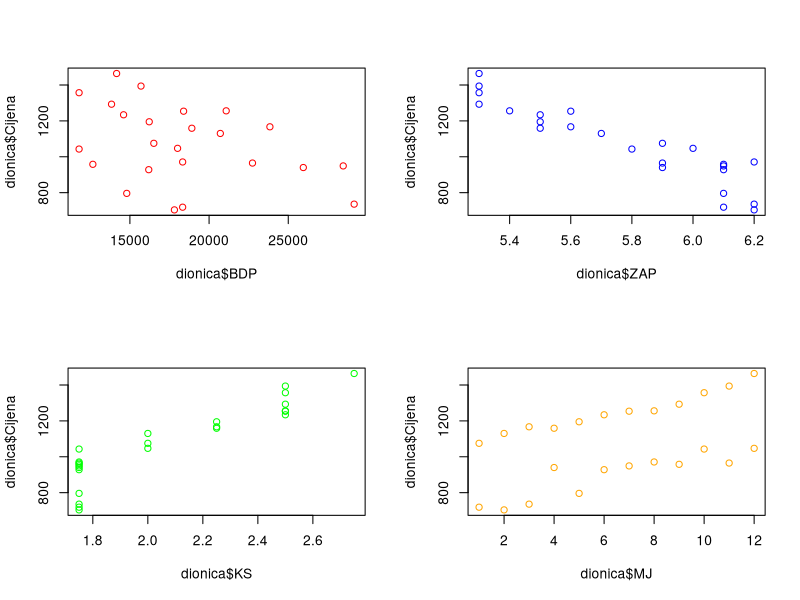
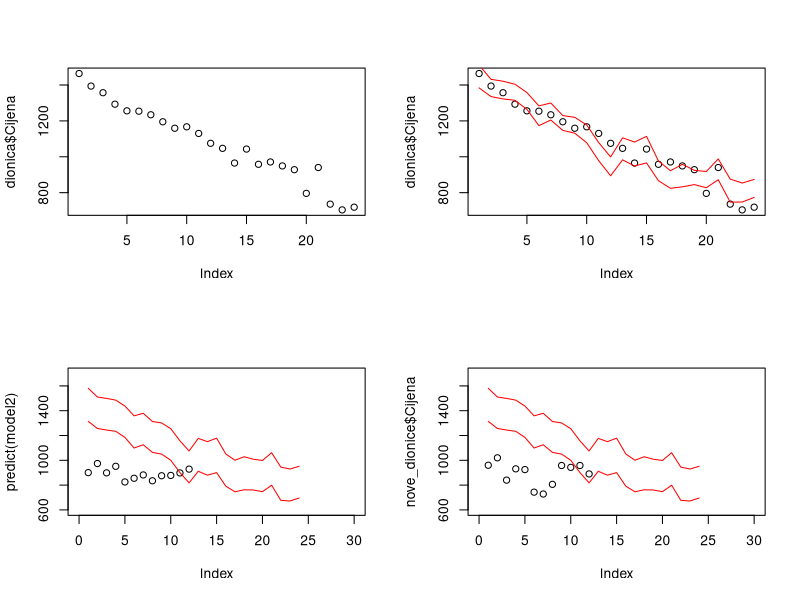
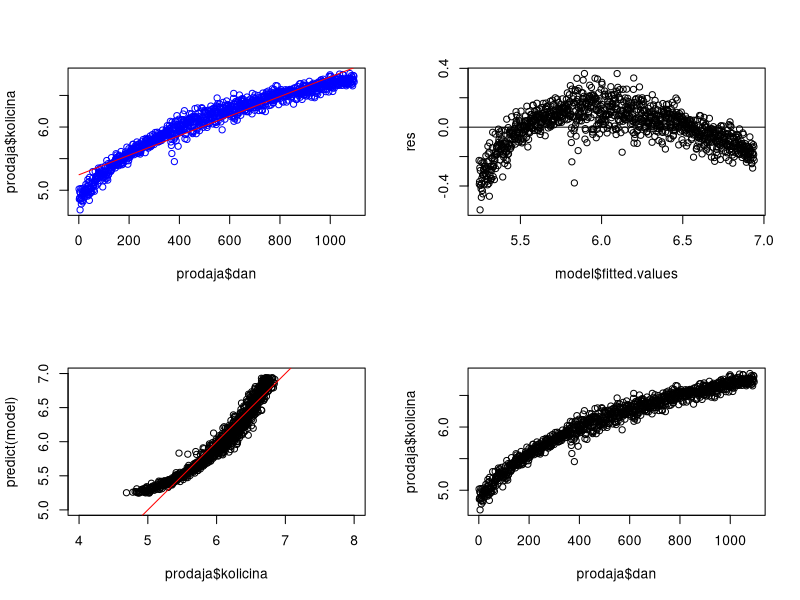
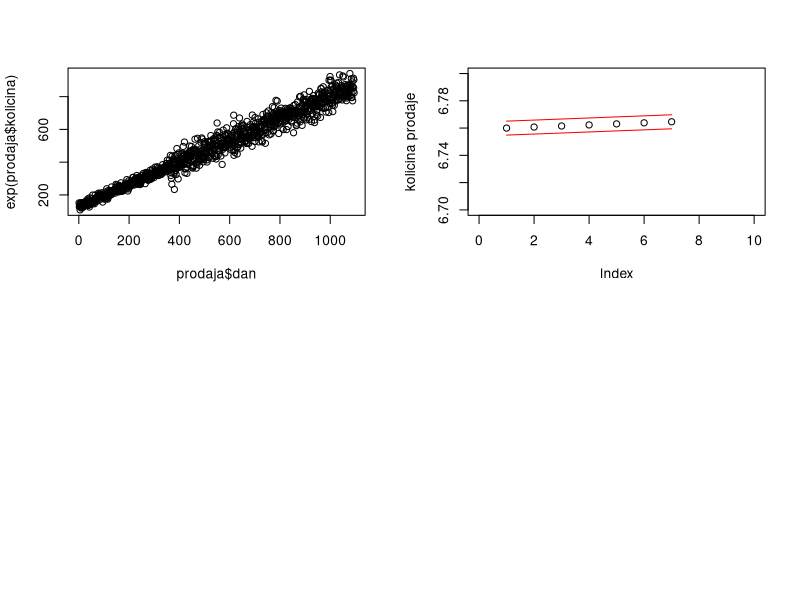

Write the R code that produced these figures, in order.
## ---- chunk 1
knitr::opts_chunk$set(echo = TRUE)
## ---- chunk 2
#grafičko testiranje ovisnosti
dionica = read.csv("dionica.csv") #učitavanje podataka
par(mfrow=c(2,2)) 
plot(dionica$BDP, dionica$Cijena, col="red") # uopće se ne čini zavisnos
plot(dionica$ZAP, dionica$Cijena, col="blue") #moguća zavisnost
plot(dionica$KS, dionica$Cijena, col="green")
plot(dionica$MJ, dionica$Cijena, col= "orange") #moguća zavisnost

#testiranje ovisnosti kroz model
model = lm(dionica$Cijena ~ dionica$BDP+dionica$ZAP+dionica$KS+dionica$MJ)
summary(model) 
#mali p value - model statisticki značajan
#ZAP zavisan najviše, MJ nakon njega, BDP nije tolko važan za cijenu
## ---- chunk 3
#pouzdana pruga za srednju vrijednost
plot(dionica$Cijena)
matrica = predict(model, level=0.9, i="c") 
matrica = as.data.frame(matrica)
plot(dionica$Cijena)
lines(matrica$lwr, col="red") 
lines(matrica$upr, col="red")
## ---- chunk 4
#testiranje da je koeficijent uz kamatna stopu 100
model2 = lm(dionica$Cijena ~dionica$BDP+dionica$ZAP+ offset(100*dionica$KS)+dionica$MJ)
anova(model2,model)
#velika p vrijednost -> jednostavniji model(model2) je "dovoljan"
#ne odbacujemo nul hipotezu, znaci da je ovaj koeficijent 100
#ne postoji statisticki znacajna razlika izmedu modela
confint(model, level=0.95) #100 je u KS
## ---- chunk 5

nove_dionice = read.csv("nova_cijena.csv") 
model2= lm(nove_dionice$Cijena ~ nove_dionice$BDP+nove_dionice$ZAP+nove_dionice$KS+nove_dionice$MJ)
summary(model2)
predict(model2)
#velika p vrijednost - model nije dobar

matrica = predict(model, level=0.9, i="p") 
matrica = as.data.frame(matrica)

#moj način
plot(predict(model2),xlim=c(0,30),ylim=c(600,1700))
lines(matrica$lwr, col="red") 
lines(matrica$upr, col="red")
#procjene nisu dobre -> premalen uzorak

#Evin način
plot(nove_dionice$Cijena,xlim=c(0,30),ylim=c(600,1700))
lines(matrica$lwr, col="red") 
lines(matrica$upr, col="red")

## ---- chunk 6
#uklananje točaka radi poboljšanja prediktivne vrijednosti
library(base)
distance = cooks.distance(model)
length(distance[distance > 0.5]) 

#utjecajne točke ne postoje
## ---- chunk 7
prodaja = read.table("prodaja.dat", header=TRUE) 
model = lm(prodaja$kolicina~prodaja$dan)
summary(model) #dobar model
plot(prodaja$dan, prodaja$kolicina, col="blue")
lines(model$fitted.values, col="red")
#neki logaritimarski podaci
## ---- chunk 8
#1.linearnost podataka
res = model$res
plot(model$fitted.values, res) 
abline(a=0,b=0)
#raspršenje oko apcise ukazuje na nelinearnost
plot(prodaja$kolicina, predict(model),xlim=c(4,8), ylim=c(5,7))
abline(a=0,b=1, col="red")
#raspršenje oko pravca y=x ukazuje na nelinearnost

#možda dodati pretpostavke i prije??

plot(prodaja$dan, prodaja$kolicina)
plot(prodaja$dan, exp(prodaja$kolicina)) #vidimo da je ovo dobra transformacija
model = lm(exp(prodaja$kolicina)~prodaja$dan)
summary(model)

#2.nezavisnost grešaka
library(lmtest)
#dodaj qqnorm
dwtest(model)
#null hipoteza je da ne postoji korelacija
#velik p vrijednost, ne odbacujemo null hipotezu 
#možemo pretpo da na svakoj stan raz značajnosti nisu korelirani

#3. homogenost greška
library(tseries)
jarque.bera.test(model$res)
#mala p value, odbacujemo H_0, 
#null hipoteza je podaci dolaze iz normalne distribucije
#ovi rezidualni nisu normali


#4. normalnost greška
shapiro.test(model$res)
#mala p value, odbacujemo H_0
#nemogu pretpo normalnost
## ---- chunk 9
y <- exp(prodaja$kolicina)
x <- prodaja$dan
model = lm(y ~ x)
future <- data.frame(x = c(1096:1102))


plot(log(predict(model, newdata = future, interval = 'confidence'))[,1], xlim=c(0,10), ylim=c(6.7,6.8), ylab="kolicina prodaje")
lines(log(predict(model, newdata = future, interval = 'confidence')[,2]), col="red") 
lines(log(predict(model, newdata = future, interval = 'confidence')[,3]), col="red")
